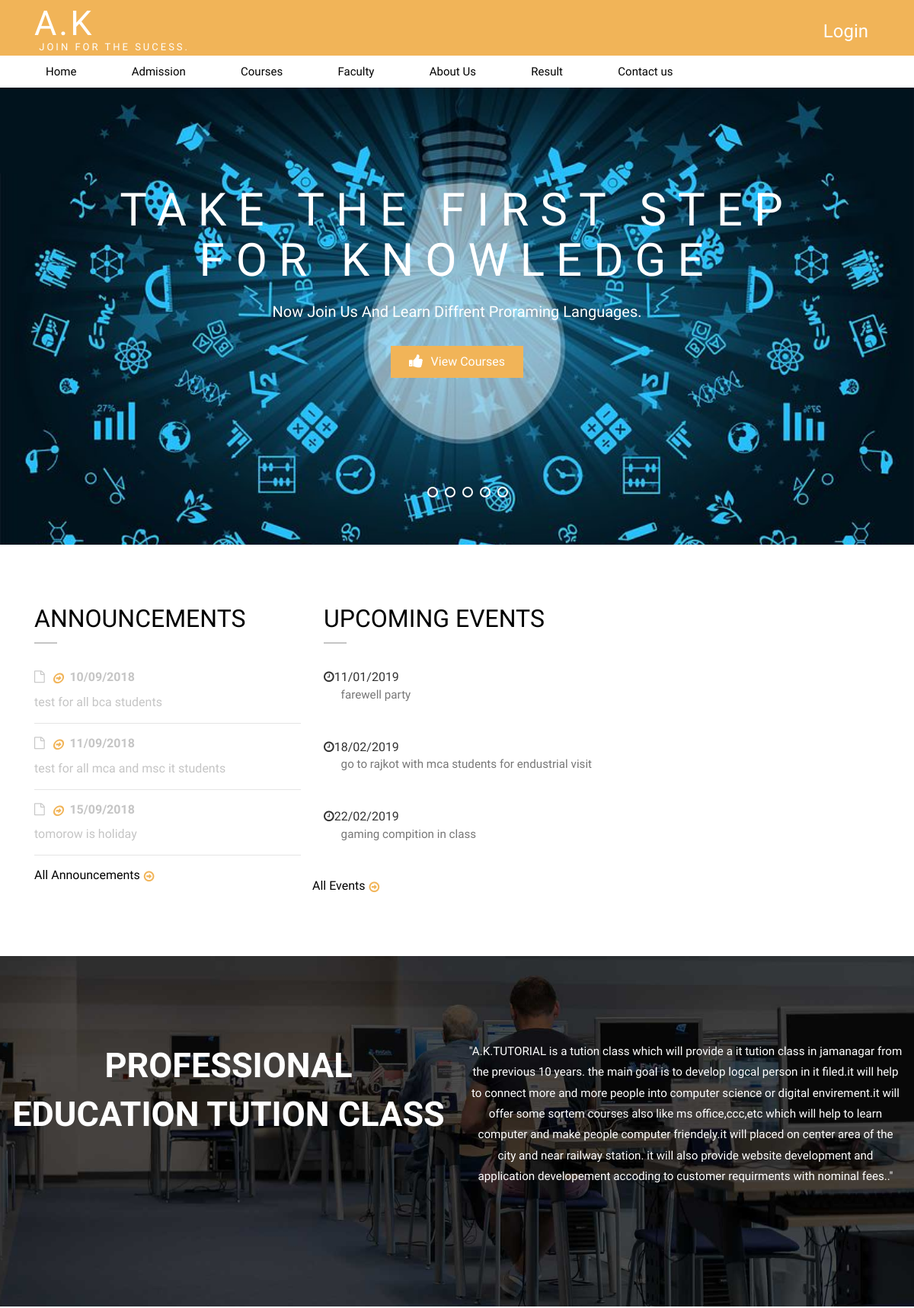
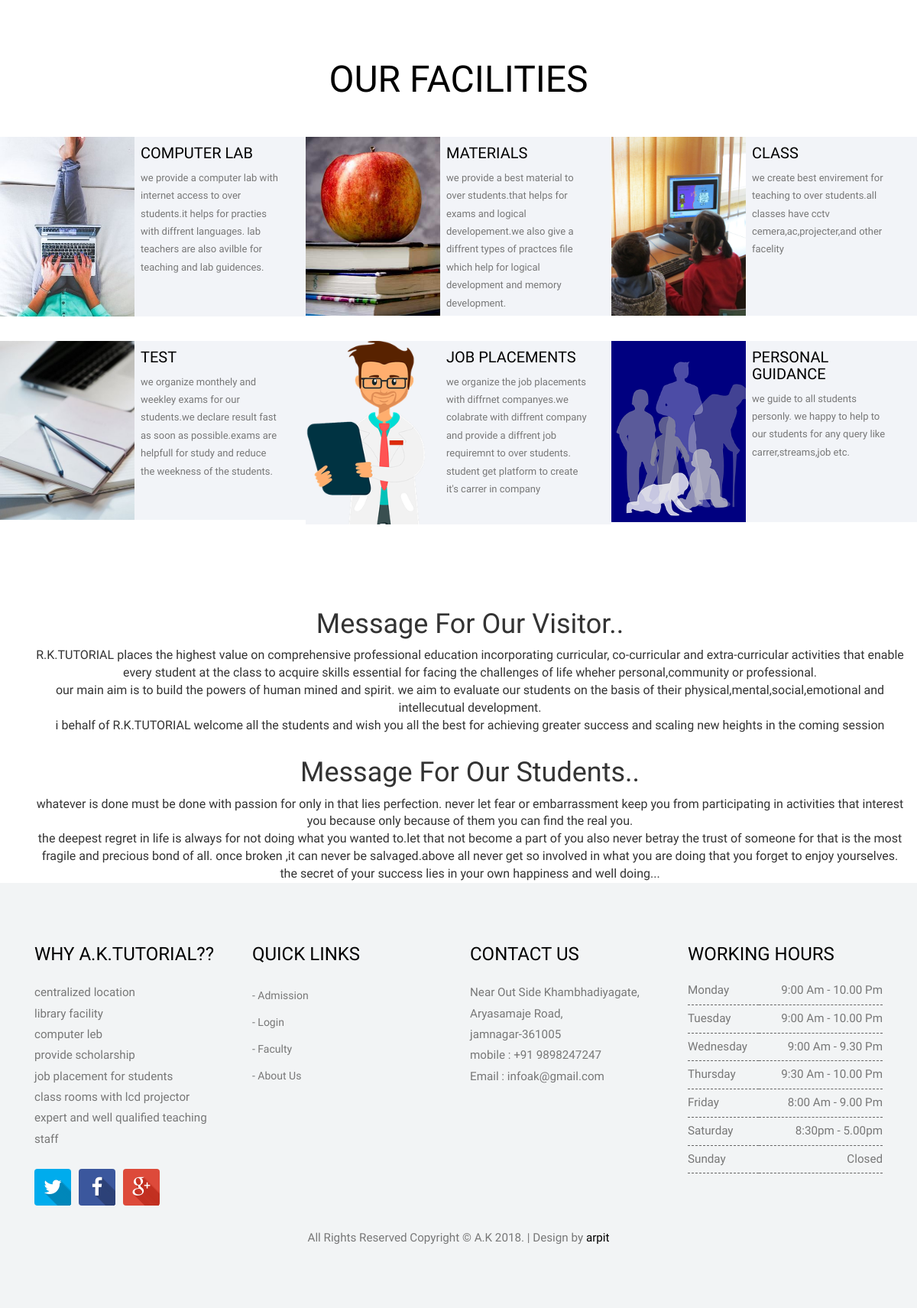
The page / on the database its author committed (2 pictures, top to bottom).
### tables this page shows
CREATE TABLE `announcements` (
  `id` int(5) NOT NULL,
  `date` varchar(15) NOT NULL,
  `announce` varchar(1000) NOT NULL
);

CREATE TABLE `events` (
  `id` int(5) NOT NULL,
  `date` varchar(50) NOT NULL,
  `event` varchar(100) NOT NULL
);

### index.php (the view, shortened to what this page needs)
<?php
include("header.php");
?>
<!DOCTYPE HTML>
<html>
<head>
</head>
<body>
	<div class="banner">
<div  id="top" class="callbacks_container">
						<ul class="rslides" id="slider3">
							<li>
								<div class="banner-bg">
									<div class="container">
										<div class="banner-info">
											<h3>Take The First Step<span>For Knowledge</span></h3>
											<p>Now Join Us And Learn Diffrent Proraming Languages.
											</p>
											<a href="courses.php"><i class="fa fa-thumbs-up icon_1" style="font-size: 20px; transition: color 0.2s ease 0s, border-color 0.2s ease 0s, background-color 0.2s ease 0s; min-height: 0px; min-width: 0px; line-height: 20px; border-width: 0px 2px 0px 0px; margin: 0px; padding:0px 10px 0 0; letter-spacing: 0px;"></i>View Courses</a>
										</div>
									</div>
								</div>
							</li>
						</ul>
		          </div>
	</div>
    <div class="grid_1">
     	<div class="container">
     		<div class="col-md-4">
                <div class="news">
                    <h1>Announcements</h1>
                    <div class="section-content">
    <?php
          $s=mysql_query("select * from announcements limit 3");
          while($row = mysql_fetch_array($s))
    { ?>
                        <article>
                            <figure class="date"><i class="fa fa-file-o"></i><b><i class="read-more"></i> <?php echo $row["date"]; ?></b></figure>
                            <?php echo $row["announce"]; ?>
                        </article>
    <?php
    }?>
                    </div>
                    <a href="announcements.php" target="_blank" class="read-more">All Announcements</a>
                </div>
            </div>
            <div class="col-md-8 grid_1_right">
              <h2>UPCOMING EVENTS</h2>
        <?php
          $s=mysql_query("select * from events limit 3");
          while($row = mysql_fetch_array($s))
    { ?>
                        <div class="icon_2"><i class="fa fa-clock-o"></i><?php echo $row["date"]; ?></div>
                        <div class="event_right">
                        <p>&nbsp;&nbsp;&nbsp;&nbsp;&nbsp;&nbsp;<?php echo $row["event"]; ?></p><br>&nbsp;
		    	         </div>
       <?php
    }?>             </div>
            <a href="events.php" target="_blank" class="read-more">All Events</a>
                </div>
			   </div>
    <div class="bg">
	  	 <div class="col-md-6 service_2-left">
              <h2>Professional Education tution class</h2>
         </div>
        <div class="col-md-6 service_2-right">
            <p>"A.K.TUTORIAL is a tution class which will provide a it tution class in jamanagar from the previous 10 years. the main goal is to develop logcal person in it filed.it will help to connect more and more people into computer science or digital envirement.it will offer some sortem courses also like ms office,ccc,etc which will help to learn computer and make people computer friendely.it will placed on center area of the city and near railway station. it will also provide website development and application developement accoding to customer requirments with nominal fees.."</p>
         </div>
         <div class="clearfix"> </div>
   </div>
   <div class="bottom_content">
   	 <h3>OUR FACILITIES</h3>
     <div class="grid_2">
     	<div class="col-md-4 portfolio-left">
            <div class="portfolio-img event-img">
                <img src="images/fa5.jpg" class="img-responsive" alt=""/>
                <div class="over-image"></div>
            </div>
            <div class="portfolio-description">
               <h4><a href="#">COMPUTER LAB</a></h4>
               <p>we provide a computer lab with internet access to over students.it helps for practies with diffrent languages. lab teachers are also avilble for teaching and lab guidences.</p>
            </div>
            <div class="clearfix"> </div>
        </div>
        <div class="col-md-4 portfolio-left">
            <div class="portfolio-img event-img">
                <img src="images/t10.jpg" class="img-responsive" alt=""/>
                 <div class="over-image"></div>
            </div>
            <div class="portfolio-description">
               <h4><a href="#">MATERIALS</a></h4>
               <p>we provide a best material to over students.that helps for exams and logical developement.we also give a diffrent types of practces file which help for logical development and memory development.</p>
            </div>
            <div class="clearfix"> </div>
        </div>
        <div class="col-md-4 portfolio-left">
            <div class="portfolio-img event-img">
                <img src="images/fa1.jpg" class="img-responsive" alt=""/>
                 <div class="over-image"></div>
            </div>
            <div class="portfolio-description">
               <h4><a href="#">CLASS</a></h4>
               <p>we create best envirement for teaching to over students.all classes have cctv cemera,ac,projecter,and other facelity</p>
            </div>
            <div class="clearfix"> </div>
        </div>
     </div>
     <div class="grid_3">
     	<div class="col-md-4 portfolio-left">
            <div class="portfolio-img event-img">
                <img src="images/fa2.jpg" class="img-responsive" alt=""/>
                 <div class="over-image"></div>
            </div>
            <div class="portfolio-description">
               <h4><a href="#">TEST </a></h4>
               <p>we organize monthely and weekley exams for our students.we declare result fast as soon as possible.exams are helpfull for study and reduce the weekness of the students. </p>
            </div>
            <div class="clearfix"> </div>
        </div>
        <div class="col-md-4 portfolio-left">
            <div class="portfolio-img event-img">
                <img src="images/fa3.png" class="img-responsive" alt=""/>
                 <div class="over-image"></div>
            </div>
            <div class="portfolio-description">
               <h4><a href="#">JOB PLACEMENTS</a></h4>
               <p>we organize the job placements with diffrnet companyes.we colabrate with diffrent company and provide a diffrent job requiremnt to over students. student get platform to create it's carrer in company </p>
            </div>
            <div class="clearfix"> </div>
        </div>
        <div class="col-md-4 portfolio-left">
            <div class="portfolio-img event-img">
                <img src="images/fa4.png" class="img-responsive" alt=""/>
                 <div class="over-image"></div>
            </div>
            <div class="portfolio-description">
               <h4><a href="#">PERSONAL GUIDANCE</a></h4>
               <p>we guide to all students personly. we happy to help to our students for any query like carrer,streams,job etc. </p>
            </div>
            <div class="clearfix"> </div>
        </div>
     </div>
    </div>
                <div class="container">
                <div class="container" align="center">
                    <p class="description"><h1>Message For Our Visitor..</h1> </p>
                </div>
            </div>
                    <div class="container">
                        <div class="container" align="center">
                            <p>R.K.TUTORIAL places the highest value on comprehensive professional education incorporating curricular, co-curricular and extra-curricular activities that enable every student at the class to acquire skills essential for facing the challenges of life wheher personal,community or professional. <br>our main aim is to build the powers of human mined and spirit. we aim to evaluate our students on the basis of their physical,mental,social,emotional and intellecutual development. <br>i behalf of R.K.TUTORIAL welcome all the students and wish you all the best for achieving greater success and scaling new heights in the coming session</p>
                        </div>
                    </div>
                <div class="container">
                    <div class="container" align="center">
                    <p class="description"><h1>Message For Our Students..</h1> </p>
                    </div>
                </div>
                    <div class="container">
                        <div class="container" align="center">
                            <p>whatever is done must be done with passion for only in that lies perfection. never let fear or embarrassment keep you from participating in activities that interest you because only because of them you can find the real you. <br>the deepest regret in life is always for not doing what you wanted to.let that not become a part of you also never betray the trust of someone for that is the most fragile and precious bond of all. once broken ,it can never be salvaged.above all never get so involved in what you are doing that you forget to enjoy yourselves.<br> the secret of your success lies in your own happiness and well doing... </p>
                        </div>
                    </div>
    <?php
    include("footer.php");
    ?>

### header.php (shortened to what this page needs)
<!DOCTYPE HTML>
<html>
<link href="css/bootstrap-3.1.1.min.css" rel='stylesheet' type='text/css' />
<link href="css/style.css" rel='stylesheet' type='text/css' />
<link rel="stylesheet" href="css/jquery.countdown.css" />
<link href="css/font-awesome.css" rel="stylesheet">
<body>
<nav class="navbar navbar-default" role="navigation">
	<div class="container">
	    <div class="navbar-header">
            <a class="navbar-brand" href="ak.php">A.K<br><span><font color="white" size="2">&nbsp;join for the sucess.</font></span></a>
        </div>
	    <div class="navbar-collapse collapse" id="bs-example-navbar-collapse-1" style="height: 1px;">
	        <ul class="nav navbar-nav">
		        <li>
                    <a href="login.php"><br><span><font color="white" size="5">&nbsp;&nbsp;&nbsp;&nbsp;&nbsp;&nbsp;Login</font></span></a>
		        </li>
            </ul>
	    </div>
	  </div>
</nav>
<nav class="navbar nav_bottom" role="navigation">
 <div class="container">
    <div class="collapse navbar-collapse" id="bs-megadropdown-tabs">
        <ul class="nav navbar-nav nav_1">
            <li><a href="index.php" target="_blank">Home&nbsp;&nbsp;&nbsp;&nbsp;&nbsp;&nbsp;</a></li>
            <li><a href="admission.php" target="_blank">Admission&nbsp;&nbsp;&nbsp;&nbsp;&nbsp;&nbsp;</a></li>
            <li><a href="courses.php" target="_blank">Courses&nbsp;&nbsp;&nbsp;&nbsp;&nbsp;&nbsp;</a>
			<li><a href="faculty.php" target="_blank">Faculty&nbsp;&nbsp;&nbsp;&nbsp;&nbsp;&nbsp;</a></li>
            <li><a href="aboutus.php" target="_blank">About Us&nbsp;&nbsp;&nbsp;&nbsp;&nbsp;&nbsp;</a></li>
            <li><a href="result.php" target="_blank">Result&nbsp;&nbsp;&nbsp;&nbsp;&nbsp;&nbsp;</a></li>
            <li><a href="contactus.php" target="_blank">Contact us&nbsp;&nbsp;&nbsp;&nbsp;&nbsp;&nbsp;</a></li>
        </ul>
      </div>
   </div>
</nav>
    </body>
</html>

### footer.php (shortened to what this page needs)
<div class="footer">
  	<div class="container">
  		<div class="col-md-3 grid_4">
  		   <h3>why A.K.TUTORIAL??</h3>
  		   <p>centralized location<br>library facility<br>computer leb<br>provide scholarship<br>job placement for students<br>class rooms with lcd projector<br>expert and well qualified teaching staff</p>
  		      <ul class="social-nav icons_2 clearfix">
                  <li><a href="https://twitter.com/login" class="twitter"><i class="fa fa-twitter"></i></a></li>
                  <li><a href="https://facebook.com/login" class="facebook"> <i class="fa fa-facebook"></i></a></li>
                  <li><a href="https://plus.google.com" class="google-plus"><i class="fa fa-google-plus"></i></a></li>
               </ul>
  		</div>
  		<div class="col-md-3 grid_4">
  		   <h3>Quick Links</h3>
  			<ul class="footer_list">
                  <li><a href="admission.php" target="_blank">-  Admission</a></li>
  				<li><a href="login.php" target="_blank">-  Login</a></li>
  				<li><a href="faculty.php" target="_blank">-  Faculty</a></li>
  				<li><a href="aboutus.php" target="_blank">-  About Us</a></li>
  			</ul>
  		</div>
  		<div class="col-md-3 grid_4">
  		   <h3>Contact Us</h3>
  			<address>
                  <span>Near Out Side Khambhadiyagate,<br>Aryasamaje Road, <br>jamnagar-361005 </span><br>
                  <abbr>mobile : </abbr> +91 9898247247
                  <br>
                  <abbr>Email : </abbr>infoak@gmail.com
             </address>
  		</div>
  		<div class="col-md-3 grid_4">
  		   <h3>Working Hours</h3>
  			 <table class="table_working_hours">
        	<tbody>
        		<tr class="opened_1">
					<td class="day_label">monday</td>
                          <td class="day_value"><abbr>9:00 am - 10.00 pm</abbr></td>
				</tr>
			    <tr class="opened">
					<td class="day_label">tuesday</td>
                          <td class="day_value"><abbr>9:00 am - 10.00 pm</abbr></td>
				</tr>
			    <tr class="opened">
					<td class="day_label">wednesday</td>
                          <td class="day_value"><abbr>9:00 am - 9.30 pm</abbr></td>
				</tr>
			    <tr class="opened">
					<td class="day_label">thursday</td>
                          <td class="day_value"><abbr>9:30 am - 10.00 pm</abbr></td>
				</tr>
			    <tr class="opened">
					<td class="day_label">friday</td>
                          <td class="day_value"><abbr>8:00 am - 9.00 pm</abbr></td>
				</tr>
			    <tr class="opened">
					<td class="day_label">saturday</td>
                          <td class="day_value"><abbr>8:30pm - 5.00pm</abbr></td>
				</tr>
			    <tr class="closed">
					<td class="day_label">sunday</td>
					<td class="day_value closed"><span>Closed</span></td>
				</tr>
		    </tbody>
		</table>
          </div>
  		<div class="clearfix"> </div>
  		<div class="copy">
       <p>All Rights Reserved Copyright © A.K 2018. | Design by <a href="arpitkhandhar58@gmail.com" target="_blank">arpit</a> </p>
       </div>
  	</div>
  </div>

### rows shown on the page
announcements: date "10/09/2018", announce "test for all bca students"
announcements: date "11/09/2018", announce "test for all mca and msc it students"
announcements: date "15/09/2018", announce "tomorow is holiday"
events: date "11/01/2019", event "farewell party"
events: date "18/02/2019", event "go to rajkot with mca students for endustrial visit"
events: date "22/02/2019", event "gaming compition in class"
